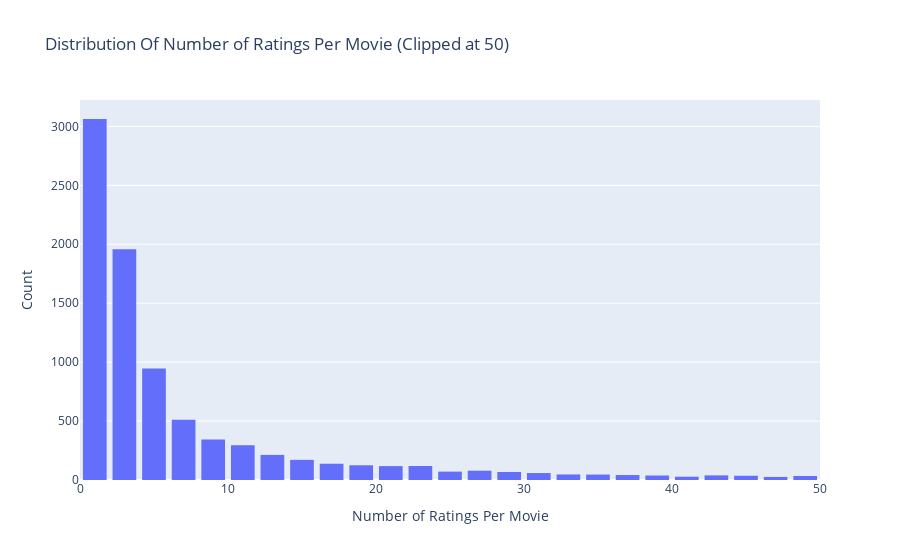

The notebook cell this image was saved under:
### Code cell
# Number of ratings per movie:
data = ratings_small_df.groupby('movieId')['rating'].count().clip(upper=50)

# Create trace
trace = go.Histogram(x = data.values,
                     name = 'Ratings',
                     xbins = dict(start = 0,
                                  end = 50,
                                  size = 2))
# Create layout
layout = go.Layout(title = 'Distribution Of Number of Ratings Per Movie (Clipped at 50)',
                   xaxis = dict(title = 'Number of Ratings Per Movie'),
                   yaxis = dict(title = 'Count'),
                   bargap = 0.2)

# Create plot
fig = go.Figure(data=[trace], layout=layout)
iplot(fig)

### Figure 1 — Plotly figure (JSON) as saved in the notebook; plotly's stock layout.template omitted (floating-point values rounded to 4 significant figures; data arrays with more than 128 entries replaced by an {"elided": "..."} marker saying what was removed)
{"data": [{"name": "Ratings", "type": "histogram", "x": {"elided": "9066 int values"}, "xbins": {"end": 50, "size": 2, "start": 0}}], "layout": {"bargap": 0.2, "title": {"text": "Distribution Of Number of Ratings Per Movie (Clipped at 50)"}, "xaxis": {"title": {"text": "Number of Ratings Per Movie"}}, "yaxis": {"title": {"text": "Count"}}}}
